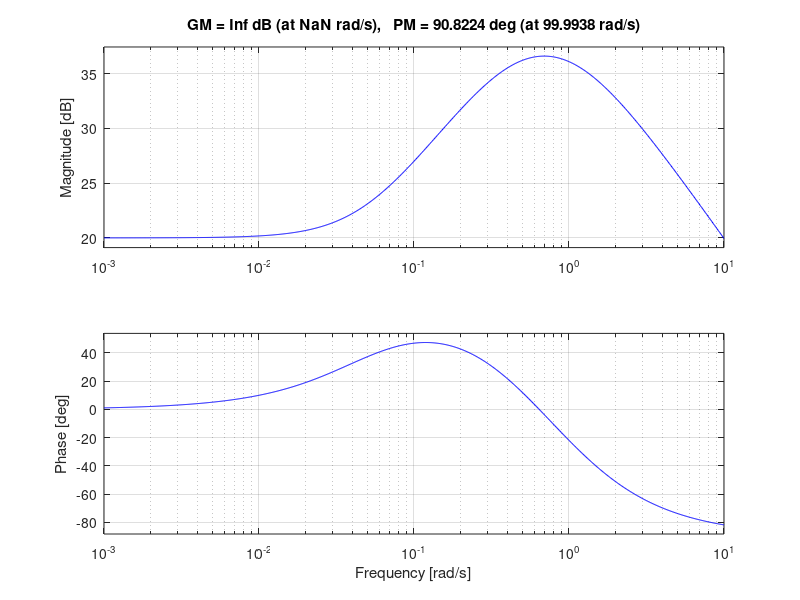

MATLAB code to generate this figure:
pkg load control 


% Las ganancias k y kd que siguen son para error medido en angulo
% Cuando se usa con error de cuaternion, se deben multiplicar k y kd resultantes de este analisis por 2

% LEAD-LAG

is=1069;
k=1.*10;
psi=1.;

Wn = sqrt ( k/is );
kd = 2*psi*Wn*is;
Td = kd/k;

nc=[k*Td k];
dc=[Td/10 1];

nt=nc;
dt=dc;

% Delay

Tdelay=1;
ndelay=1;
ddelay=[Tdelay 1];

nt=conv(nt,ndelay); 
dt=conv(dt,ddelay);

%
sys=tf(nt,dt);
sysCL=sys/(1+sys);

figure 1; 
margin(sys);

